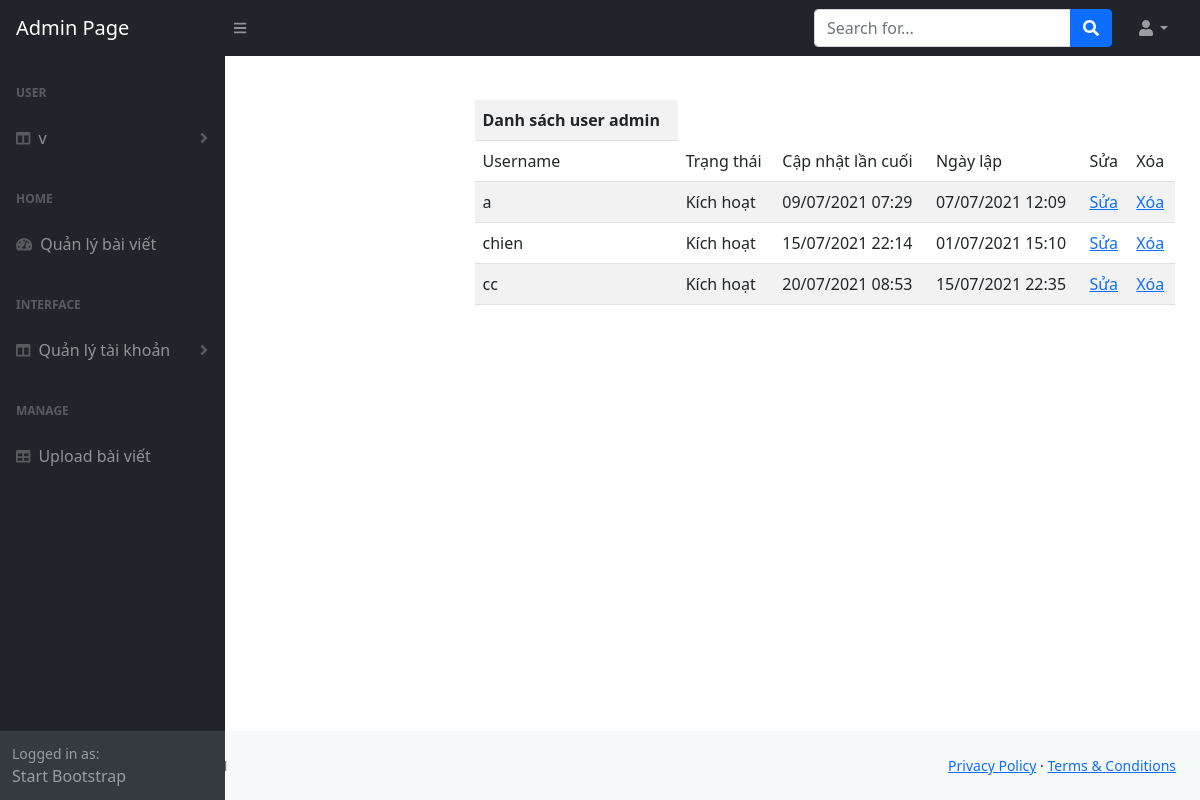
Screenshot of /PHP/pagead/list_admin.php (signed in) with the database file from the repository.
### tables this page shows
CREATE TABLE `user` (
  `id` int(11) NOT NULL,
  `username` varchar(100) NOT NULL,
  `password` varchar(150) NOT NULL,
  `fullname` varchar(100) NOT NULL,
  `birthday` int(11) NOT NULL,
  `status` tinyint(4) NOT NULL DEFAULT '0',
  `create_time` int(11) DEFAULT NULL,
  `last_updated` int(11) NOT NULL
);

### PHP/pagead/list_admin.php (the view, shortened to what this page needs)
<!DOCTYPE html>
<html lang="en">
    <head>
        <link href="https://cdn.jsdelivr.net/npm/simple-datatables@latest/dist/style.css" rel="stylesheet" />
        <link href="css/styles.css" rel="stylesheet" />
    </head>
    <body class="sb-nav-fixed">
    <?
    include './connect_db.php';
    ?>
    <div id="layoutAuthentication">
            <div id="layoutAuthentication_content">
                <main>
                    <div class="container">
                        <div class="row justify-content-center">
                            <div class="col-lg-5">
                                <div class="" style="padding: 100px">
                                <?php
                                    include './connect_db.php';
                                            ?>
                                    <?php
        include './connect_db.php';
        $result = mysqli_query($con, "SELECT * FROM user");
        ?>
            <table class="table table-striped" style="width:700px;">
            <th>Danh sách user admin</th>
                <tr>
                    <td>Username</td>
                    <td>Trạng thái</td>
                    <td>Cập nhật lần cuối</td>
                    <td>Ngày lập</td>
                    <td>Sửa</td>
                    <td>Xóa</td>
                </tr>
                <?php
                    while ($row = mysqli_fetch_array($result)){
                ?>
                <tr>
                    <td><?= $row['username'] ?></td>
                    <td><?= $row['status'] == 1 ? "Kích hoạt":"Block" ?></td>
                    <td><?= date('d/m/Y H:i', $row['last_updated']) ?></td>
                    <td><?= date('d/m/Y H:i',$row['create_time']) ?></td>
                    <td><a href="./changepass.php?id= <?= $row['id'] ?>">Sửa</a></td>
                    <td><a href="./delete_user.php?id= <?= $row['id'] ?>">Xóa</a></td></td>
                </tr>
                <?php } ?>
            </table>
                                </div>
                            </div>
                        </div>
                    </div>
                </main>
            </div>
            <div id="layoutAuthentication_footer">
                <footer class="py-4 bg-light mt-auto">
                    <div class="container-fluid px-4">
                        <div class="d-flex align-items-center justify-content-between small">
                            <div class="text-muted">Copyright &copy; Your Website 2021</div>
                            <div>
                                <a href="#">Privacy Policy</a>
                                &middot;
                                <a href="#">Terms &amp; Conditions</a>
                            </div>
                        </div>
                    </div>
                </footer>
            </div>
        </div>
        <nav class="sb-topnav navbar navbar-expand navbar-dark bg-dark">
            <a class="navbar-brand ps-3" href="index.php">Admin Page</a>
            <button class="btn btn-link btn-sm order-1 order-lg-0 me-4 me-lg-0" id="sidebarToggle" href="#!"><i class="fas fa-bars"></i></button>
            <form class="d-none d-md-inline-block form-inline ms-auto me-0 me-md-3 my-2 my-md-0">
                <div class="input-group">
                    <input class="form-control" type="text" placeholder="Search for..." aria-label="Search for..." aria-describedby="btnNavbarSearch" />
                    <button class="btn btn-primary" id="btnNavbarSearch" type="button"><i class="fas fa-search"></i></button>
                </div>
            </form>
            <ul class="navbar-nav ms-auto ms-md-0 me-3 me-lg-4">
                <li class="nav-item dropdown">
                    <a class="nav-link dropdown-toggle" id="navbarDropdown" href="#" role="button" data-bs-toggle="dropdown" aria-expanded="false"><i class="fas fa-user fa-fw"></i></a>
                </li>
            </ul>
        </nav>
        <div id="layoutSidenav">
            <div id="layoutSidenav_nav">
                <nav class="sb-sidenav accordion sb-sidenav-dark" id="sidenavAccordion">
                    <div class="sb-sidenav-menu">
                        <div class="nav">
                            <div class="sb-sidenav-menu-heading">User</div>
                            <?php if (empty($_SESSION['current_user'])) { ?>
                            <a class="nav-link collapsed" href="#" data-bs-toggle="collapse" data-bs-target="#collapseLayouts1" aria-expanded="false" aria-controls="collapseLayouts1">
                                <div class="sb-nav-link-icon"><i class="fas fa-columns"></i></div>
                                User
                                <div class="sb-sidenav-collapse-arrow"><i class="fas fa-angle-down"></i></div>
                            </a>
                            <?php } else {
                                $currentUser = $_SESSION['current_user'];
                            ?>
                            <a class="nav-link collapsed" href="#" data-bs-toggle="collapse" data-bs-target="#collapseLayouts1" aria-expanded="false" aria-controls="collapseLayouts1">
                                <div class="sb-nav-link-icon"><i class="fas fa-columns"></i></div>
                                <?= $currentUser['fullname'] ?>
                                <div class="sb-sidenav-collapse-arrow"><i class="fas fa-angle-down"></i></div>
                            </a>
                            <?php } ?>
                            <div class="sb-sidenav-menu-heading">Home</div>
                            <a class="nav-link" href="list_content.php">
                                <div class="sb-nav-link-icon"><i class="fas fa-tachometer-alt"></i></div>
                                Quản lý bài viết
                            </a>
                            <div class="sb-sidenav-menu-heading">Interface</div>
                            <a class="nav-link collapsed" href="#" data-bs-toggle="collapse" data-bs-target="#collapseLayouts" aria-expanded="false" aria-controls="collapseLayouts">
                                <div class="sb-nav-link-icon"><i class="fas fa-columns"></i></div>
                                Quản lý tài khoản
                                <div class="sb-sidenav-collapse-arrow"><i class="fas fa-angle-down"></i></div>
                            </a>
                            <div class="sb-sidenav-menu-heading">Manage</div>
                            <a class="nav-link" href="upload.php">
                                <div class="sb-nav-link-icon"><i class="fas fa-table"></i></div>
                                Upload bài viết
                            </a>
                        </div>
                    </div>
                    <div class="sb-sidenav-footer">
                        <div class="small">Logged in as:</div>
                        Start Bootstrap
                    </div>
                </nav>
            </div>
        </div>
    </body>
</html>

### rows the page displays
user: username "a", status "Kích hoạt", last_updated "09/07/2021 07:29", create_time "07/07/2021 12:09", fullname "v"
user: username "chien", status "Kích hoạt", last_updated "15/07/2021 22:14", create_time "01/07/2021 15:10"
user: username "cc", status "Kích hoạt", last_updated "20/07/2021 08:53", create_time "15/07/2021 22:35"
